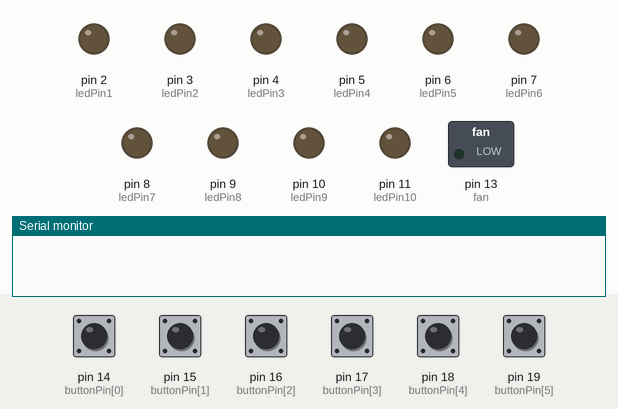
The sketch below on a simulated Arduino Uno, built with avr-gcc and run on an emulated ATmega328P. On the bench: switched loads named in the sketch (green lamp = pin HIGH), output pins drawn as LEDs (lit = HIGH), the last lines printed to the serial monitor. The inputs (shaded band) are chosen by the test bench; at power-on: pin 14 (buttonPin[0]), pin 15 (buttonPin[1]), pin 16 (buttonPin[2]), pin 17 (buttonPin[3]), pin 18 (buttonPin[4]), pin 19 (buttonPin[5]) LOW.

Above: at 1.2 s.
1.3 s: pin 19 (buttonPin[5]) pulled HIGH for 0.15 s
At 1.8 s:
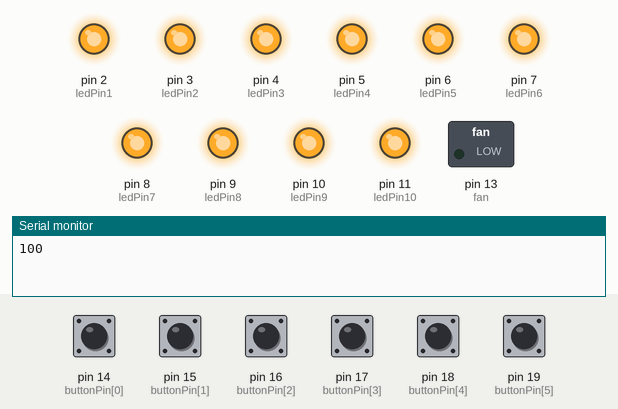
At 11.7 s:
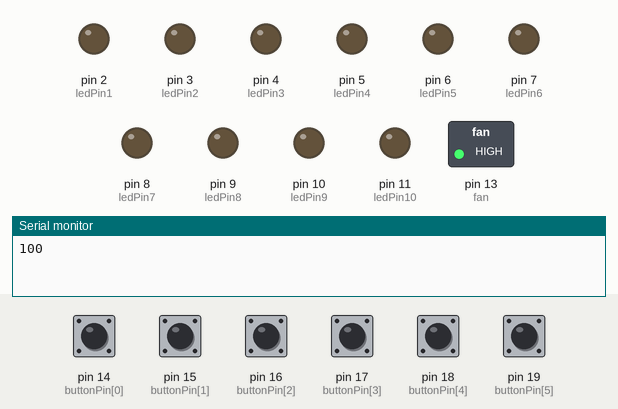
Timing chart, 0 to 27.6 s (numbered marks = the images above; inputs shaded):
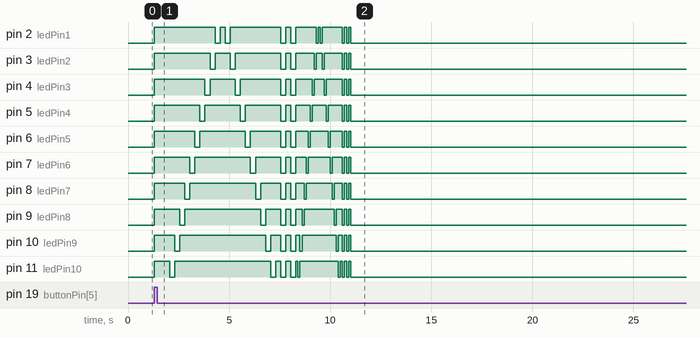

Measured:
- after the input at 1.3 s, pin 2 (ledPin1): LOW → HIGH at once, → LOW 3.0 s later, → HIGH 0.25 s later, → LOW 0.25 s later, … (18 changes in this stretch); pin 3 (ledPin2): LOW → HIGH at once, → LOW 2.8 s later, → HIGH 0.25 s later, → LOW 0.75 s later, … (18 changes in this stretch)

The sketch:

skee_ball.ino
```cpp
#define BUTTON_NUM 6
#define MAX_SCORE 100

//functions for winner lights
void winnerLights();
void moveDown(int,int);
void moveUp(int,int);
void flashLED(int,int);
void turnOff();

//score points per button
const int scorePoints[BUTTON_NUM]={10,20,30,40,50,100};

//count of the score
int count=0;

// set pin numbers:
const int buttonPin[BUTTON_NUM]={14,15,16,17,18,19};

// the current reading from the input pin
int buttonState[BUTTON_NUM]={HIGH,HIGH,HIGH,HIGH,HIGH,HIGH};

// the previous reading from the input pin
int lastButtonState[BUTTON_NUM]={LOW,LOW,LOW,LOW,LOW,LOW};

//LED Pins and their respective numbers
const int ledPin1=2;
const int ledPin2 = 3;
const int ledPin3=4;
const int ledPin4=5;
const int ledPin5=6;
const int ledPin6=7;
const int ledPin7=8;
const int ledPin8=9;
const int ledPin9=10;
const int ledPin10=11;
const int fan=13;
const int fantime=15000;
// Variables will change:
//int ledState = HIGH;         // the current state of the output pin


// the following variables are unsigned long's because the time, measured in miliseconds,
// will quickly become a bigger number than can be stored in an int.
unsigned long lastDebounceTime = 0;  // the last time the output pin was toggled
unsigned long debounceDelay = 5;    // the debounce time; increase if the output flickers

void setup() {
  for (int i=0; i<BUTTON_NUM;i++)
  {
    pinMode(buttonPin[i],INPUT);
    }

  pinMode(ledPin1, OUTPUT);
  pinMode(ledPin2,OUTPUT);
  pinMode(ledPin3,OUTPUT);
  pinMode(ledPin4,OUTPUT);
pinMode(ledPin5,OUTPUT);
pinMode(ledPin6,OUTPUT);
pinMode(ledPin7,OUTPUT);
pinMode(ledPin8,OUTPUT);
pinMode(ledPin9,OUTPUT);
pinMode(ledPin10,OUTPUT);
 pinMode(fan,OUTPUT);
 Serial.begin(9600);
  // set initial LED state
  //digitalWrite(ledPin1, ledState);

}

void loop() {
  int reading[BUTTON_NUM];
  for (int i=0;i<BUTTON_NUM;i++)
  {
    reading[i]=digitalRead(buttonPin[i]);
    if(reading[i] !=lastButtonState[i])
    {
      lastDebounceTime=millis();
      }
    }

  if ((millis() - lastDebounceTime) > debounceDelay)
  {
for (int i=0;i<BUTTON_NUM;i++)
{
  if(reading[i]!=buttonState[i])
  {
    buttonState[i]=reading[i];
    if(buttonState[i]==HIGH)
    {
      count+=scorePoints[i];
      Serial.println(count);
      if (count>=MAX_SCORE)
      {
        digitalWrite(ledPin1,HIGH);
        digitalWrite(ledPin2,HIGH);
        digitalWrite(ledPin3,HIGH);
        digitalWrite(ledPin4,HIGH);
        digitalWrite(ledPin5,HIGH);
        digitalWrite(ledPin6,HIGH);
        digitalWrite(ledPin7,HIGH);
        digitalWrite(ledPin8,HIGH);
        digitalWrite(ledPin9,HIGH);
        digitalWrite(ledPin10,HIGH);
        delay(500);
        winnerLights();
        //implemented fan turning on for 10 seconds
        digitalWrite(fan,HIGH);
        delay(fantime);
        digitalWrite(fan,LOW);
        count=0;
        turnOff();
        }
        else if(count>=90)
        {
          digitalWrite(ledPin1,HIGH);
        digitalWrite(ledPin2,HIGH);
        digitalWrite(ledPin3,HIGH);
        digitalWrite(ledPin4,HIGH);
        digitalWrite(ledPin5,HIGH);
        digitalWrite(ledPin6,HIGH);
        digitalWrite(ledPin7,HIGH);
        digitalWrite(ledPin8,HIGH);
        digitalWrite(ledPin9,HIGH);
        //digitalWrite(ledPen10,HIGH);
          }
          else if(count>=80)
          {digitalWrite(ledPin1,HIGH);
        digitalWrite(ledPin2,HIGH);
        digitalWrite(ledPin3,HIGH);
        digitalWrite(ledPin4,HIGH);
        digitalWrite(ledPin5,HIGH);
        digitalWrite(ledPin6,HIGH);
        digitalWrite(ledPin7,HIGH);
        digitalWrite(ledPin8,HIGH);
        //digitalWrite(ledPen9,HIGH);
        //digitalWrite(ledPen10,HIGH);
            }
            else if(count>=70)
          {digitalWrite(ledPin1,HIGH);
        digitalWrite(ledPin2,HIGH);
        digitalWrite(ledPin3,HIGH);
        digitalWrite(ledPin4,HIGH);
        digitalWrite(ledPin5,HIGH);
        digitalWrite(ledPin6,HIGH);
        digitalWrite(ledPin7,HIGH);
        //digitalWrite(ledPen8,HIGH);
        //digitalWrite(ledPen9,HIGH);
        //digitalWrite(ledPen10,HIGH);
            }
            else if(count>=60)
          {digitalWrite(ledPin1,HIGH);
        digitalWrite(ledPin2,HIGH);
        digitalWrite(ledPin3,HIGH);
        digitalWrite(ledPin4,HIGH);
        digitalWrite(ledPin5,HIGH);
        digitalWrite(ledPin6,HIGH);
        //digitalWrite(ledPen7,HIGH);
        //digitalWrite(ledPen8,HIGH);
        //digitalWrite(ledPen9,HIGH);
        //digitalWrite(ledPen10,HIGH);
            }
            else if(count>=50)
          {digitalWrite(ledPin1,HIGH);
        digitalWrite(ledPin2,HIGH);
        digitalWrite(ledPin3,HIGH);
        digitalWrite(ledPin4,HIGH);
        digitalWrite(ledPin5,HIGH);
        //digitalWrite(ledPen6,HIGH);
        //digitalWrite(ledPen7,HIGH);
        //digitalWrite(ledPen8,HIGH);
        //digitalWrite(ledPen9,HIGH);
        //digitalWrite(ledPen10,HIGH);
            }
            else if(count>=40)
          {digitalWrite(ledPin1,HIGH);
        digitalWrite(ledPin2,HIGH);
        digitalWrite(ledPin3,HIGH);
        digitalWrite(ledPin4,HIGH);
        //digitalWrite(ledPen5,HIGH);
        //digitalWrite(ledPen6,HIGH);
        //digitalWrite(ledPen7,HIGH);
        //digitalWrite(ledPen8,HIGH);
        //digitalWrite(ledPen9,HIGH);
        //digitalWrite(ledPen10,HIGH);
            }
            else if(count>=30)
          {digitalWrite(ledPin1,HIGH);
        digitalWrite(ledPin2,HIGH);
        digitalWrite(ledPin3,HIGH);
        //digitalWrite(ledPen4,HIGH);
        //digitalWrite(ledPen5,HIGH);
        //digitalWrite(ledPen6,HIGH);
        //digitalWrite(ledPen7,HIGH);
        //digitalWrite(ledPen8,HIGH);
        //digitalWrite(ledPen9,HIGH);
        //digitalWrite(ledPen10,HIGH);
            }
            else if(count>=20)
          {digitalWrite(ledPin1,HIGH);
        digitalWrite(ledPin2,HIGH);
        //digitalWrite(ledPen3,HIGH);
        //digitalWrite(ledPen4,HIGH);
        //digitalWrite(ledPen5,HIGH);
        //digitalWrite(ledPen6,HIGH);
        //digitalWrite(ledPen7,HIGH);
        //digitalWrite(ledPen8,HIGH);
        //digitalWrite(ledPen9,HIGH);
        //digitalWrite(ledPen10,HIGH);
            }
            else if(count>=10)
          {digitalWrite(ledPin1,HIGH);
        //digitalWrite(ledPen2,HIGH);
        //digitalWrite(ledPen3,HIGH);
        //digitalWrite(ledPen4,HIGH);
        //digitalWrite(ledPen5,HIGH);
        //digitalWrite(ledPen6,HIGH);
        //digitalWrite(ledPen7,HIGH);
        //digitalWrite(ledPen8,HIGH);
        //digitalWrite(ledPen9,HIGH);
        //digitalWrite(ledPen10,HIGH);
            }
      }
   /*
    if (count>=(MAX_SCORE+10))
    {
      count=0;
        digitalWrite(ledPin1,LOW);
        digitalWrite(ledPin2,LOW);
        digitalWrite(ledPin3,LOW);
        digitalWrite(ledPin4,LOW);
        digitalWrite(ledPin5,LOW);
        digitalWrite(ledPin6,LOW);
        digitalWrite(ledPin7,LOW);
        digitalWrite(ledPin8,LOW);
        digitalWrite(ledPin9,LOW);
        digitalWrite(ledPin10,LOW);
      }
      */
    }
  }

  }

  // set the LED:
  //digitalWrite(ledPin1, ledState);
for (int i=0;i<BUTTON_NUM;i++)
{
  lastButtonState[i]=reading[i];
  }

}//end of void loop

void winnerLights()
{
  moveDown(250,1);
  moveUp(250,1);
  flashLED(250,2);
  moveDown(100,1);
  moveUp(100,1);
  flashLED(100,3);


  }//end of winnerLights function definition
void moveUp(int delayTime,int moveUp)
 {
  for(int i=0;i<moveUp;i++)
  {
        digitalWrite(ledPin1,HIGH);
        digitalWrite(ledPin2,HIGH);
        digitalWrite(ledPin3,HIGH);
        digitalWrite(ledPin4,HIGH);
        digitalWrite(ledPin5,HIGH);
        digitalWrite(ledPin6,HIGH);
        digitalWrite(ledPin7,HIGH);
        digitalWrite(ledPin8,HIGH);
        digitalWrite(ledPin9,HIGH);
        digitalWrite(ledPin10,HIGH);
        delay(delayTime);
        digitalWrite(ledPin1,LOW);
        digitalWrite(ledPin2,HIGH);
        digitalWrite(ledPin3,HIGH);
        digitalWrite(ledPin4,HIGH);
        digitalWrite(ledPin5,HIGH);
        digitalWrite(ledPin6,HIGH);
        digitalWrite(ledPin7,HIGH);
        digitalWrite(ledPin8,HIGH);
        digitalWrite(ledPin9,HIGH);
        digitalWrite(ledPin10,HIGH);
        delay(delayTime);
        digitalWrite(ledPin1,HIGH);
        digitalWrite(ledPin2,LOW);
        digitalWrite(ledPin3,HIGH);
        digitalWrite(ledPin4,HIGH);
        digitalWrite(ledPin5,HIGH);
        digitalWrite(ledPin6,HIGH);
        digitalWrite(ledPin7,HIGH);
        digitalWrite(ledPin8,HIGH);
        digitalWrite(ledPin9,HIGH);
        digitalWrite(ledPin10,HIGH);
        delay(delayTime);
        digitalWrite(ledPin1,HIGH);
        digitalWrite(ledPin2,HIGH);
        digitalWrite(ledPin3,LOW);
        digitalWrite(ledPin4,HIGH);
        digitalWrite(ledPin5,HIGH);
        digitalWrite(ledPin6,HIGH);
        digitalWrite(ledPin7,HIGH);
        digitalWrite(ledPin8,HIGH);
        digitalWrite(ledPin9,HIGH);
        digitalWrite(ledPin10,HIGH);
        delay(delayTime);
        digitalWrite(ledPin1,HIGH);
        digitalWrite(ledPin2,HIGH);
        digitalWrite(ledPin3,HIGH);
        digitalWrite(ledPin4,LOW);
        digitalWrite(ledPin5,HIGH);
        digitalWrite(ledPin6,HIGH);
        digitalWrite(ledPin7,HIGH);
        digitalWrite(ledPin8,HIGH);
        digitalWrite(ledPin9,HIGH);
        digitalWrite(ledPin10,HIGH);
        delay(delayTime);
        digitalWrite(ledPin1,HIGH);
        digitalWrite(ledPin2,HIGH);
        digitalWrite(ledPin3,HIGH);
        digitalWrite(ledPin4,HIGH);
        digitalWrite(ledPin5,LOW);
        digitalWrite(ledPin6,HIGH);
        digitalWrite(ledPin7,HIGH);
        digitalWrite(ledPin8,HIGH);
        digitalWrite(ledPin9,HIGH);
        digitalWrite(ledPin10,HIGH);
        delay(delayTime);
        digitalWrite(ledPin1,HIGH);
        digitalWrite(ledPin2,HIGH);
        digitalWrite(ledPin3,HIGH);
        digitalWrite(ledPin4,HIGH);
        digitalWrite(ledPin5,HIGH);
        digitalWrite(ledPin6,LOW);
        digitalWrite(ledPin7,HIGH);
        digitalWrite(ledPin8,HIGH);
        digitalWrite(ledPin9,HIGH);
        digitalWrite(ledPin10,HIGH);
        delay(delayTime);
        digitalWrite(ledPin1,HIGH);
        digitalWrite(ledPin2,HIGH);
        digitalWrite(ledPin3,HIGH);
        digitalWrite(ledPin4,HIGH);
        digitalWrite(ledPin5,HIGH);
        digitalWrite(ledPin6,HIGH);
        digitalWrite(ledPin7,LOW);
        digitalWrite(ledPin8,HIGH);
        digitalWrite(ledPin9,HIGH);
        digitalWrite(ledPin10,HIGH);
        delay(delayTime);
        digitalWrite(ledPin1,HIGH);
        digitalWrite(ledPin2,HIGH);
        digitalWrite(ledPin3,HIGH);
        digitalWrite(ledPin4,HIGH);
        digitalWrite(ledPin5,HIGH);
        digitalWrite(ledPin6,HIGH);
        digitalWrite(ledPin7,HIGH);
        digitalWrite(ledPin8,LOW);
        digitalWrite(ledPin9,HIGH);
        digitalWrite(ledPin10,HIGH);
        delay(delayTime);
        digitalWrite(ledPin1,HIGH);
        digitalWrite(ledPin2,HIGH);
        digitalWrite(ledPin3,HIGH);
        digitalWrite(ledPin4,HIGH);
        digitalWrite(ledPin5,HIGH);
        digitalWrite(ledPin6,HIGH);
        digitalWrite(ledPin7,HIGH);
        digitalWrite(ledPin8,HIGH);
        digitalWrite(ledPin9,LOW);
        digitalWrite(ledPin10,HIGH);
        delay(delayTime);
        digitalWrite(ledPin1,HIGH);
        digitalWrite(ledPin2,HIGH);
        digitalWrite(ledPin3,HIGH);
        digitalWrite(ledPin4,HIGH);
        digitalWrite(ledPin5,HIGH);
        digitalWrite(ledPin6,HIGH);
        digitalWrite(ledPin7,HIGH);
        digitalWrite(ledPin8,HIGH);
        digitalWrite(ledPin9,HIGH);
        digitalWrite(ledPin10,LOW);
        delay(delayTime);
  }//end of move up for loop
  }//end of move up function
 void moveDown(int delayTime,int moveDown)
 {
  for(int i=0;i<moveDown;i++)
  {
        digitalWrite(ledPin1,HIGH);
        digitalWrite(ledPin2,HIGH);
        digitalWrite(ledPin3,HIGH);
        digitalWrite(ledPin4,HIGH);
        digitalWrite(ledPin5,HIGH);
        digitalWrite(ledPin6,HIGH);
        digitalWrite(ledPin7,HIGH);
        digitalWrite(ledPin8,HIGH);
        digitalWrite(ledPin9,HIGH);
        digitalWrite(ledPin10,HIGH);
        delay(delayTime);
        digitalWrite(ledPin1,HIGH);
        digitalWrite(ledPin2,HIGH);
        digitalWrite(ledPin3,HIGH);
        digitalWrite(ledPin4,HIGH);
        digitalWrite(ledPin5,HIGH);
        digitalWrite(ledPin6,HIGH);
        digitalWrite(ledPin7,HIGH);
        digitalWrite(ledPin8,HIGH);
        digitalWrite(ledPin9,HIGH);
        digitalWrite(ledPin10,LOW);
        delay(delayTime);
        digitalWrite(ledPin1,HIGH);
        digitalWrite(ledPin2,HIGH);
        digitalWrite(ledPin3,HIGH);
        digitalWrite(ledPin4,HIGH);
        digitalWrite(ledPin5,HIGH);
        digitalWrite(ledPin6,HIGH);
        digitalWrite(ledPin7,HIGH);
        digitalWrite(ledPin8,HIGH);
        digitalWrite(ledPin9,LOW);
        digitalWrite(ledPin10,HIGH);
        delay(delayTime);
        digitalWrite(ledPin1,HIGH);
        digitalWrite(ledPin2,HIGH);
        digitalWrite(ledPin3,HIGH);
        digitalWrite(ledPin4,HIGH);
        digitalWrite(ledPin5,HIGH);
        digitalWrite(ledPin6,HIGH);
        digitalWrite(ledPin7,HIGH);
        digitalWrite(ledPin8,LOW);
        digitalWrite(ledPin9,HIGH);
        digitalWrite(ledPin10,HIGH);
        delay(delayTime);
        digitalWrite(ledPin1,HIGH);
        digitalWrite(ledPin2,HIGH);
        digitalWrite(ledPin3,HIGH);
        digitalWrite(ledPin4,HIGH);
        digitalWrite(ledPin5,HIGH);
        digitalWrite(ledPin6,HIGH);
        digitalWrite(ledPin7,LOW);
        digitalWrite(ledPin8,HIGH);
        digitalWrite(ledPin9,HIGH);
        digitalWrite(ledPin10,HIGH);
        delay(delayTime);
        digitalWrite(ledPin1,HIGH);
        digitalWrite(ledPin2,HIGH);
        digitalWrite(ledPin3,HIGH);
        digitalWrite(ledPin4,HIGH);
        digitalWrite(ledPin5,HIGH);
        digitalWrite(ledPin6,LOW);
        digitalWrite(ledPin7,HIGH);
        digitalWrite(ledPin8,HIGH);
        digitalWrite(ledPin9,HIGH);
        digitalWrite(ledPin10,HIGH);
        delay(delayTime);
        digitalWrite(ledPin1,HIGH);
        digitalWrite(ledPin2,HIGH);
        digitalWrite(ledPin3,HIGH);
        digitalWrite(ledPin4,HIGH);
        digitalWrite(ledPin5,LOW);
        digitalWrite(ledPin6,HIGH);
        digitalWrite(ledPin7,HIGH);
        digitalWrite(ledPin8,HIGH);
        digitalWrite(ledPin9,HIGH);
        digitalWrite(ledPin10,HIGH);
        delay(delayTime);
        digitalWrite(ledPin1,HIGH);
        digitalWrite(ledPin2,HIGH);
        digitalWrite(ledPin3,HIGH);
        digitalWrite(ledPin4,LOW);
        digitalWrite(ledPin5,HIGH);
        digitalWrite(ledPin6,HIGH);
        digitalWrite(ledPin7,HIGH);
        digitalWrite(ledPin8,HIGH);
        digitalWrite(ledPin9,HIGH);
        digitalWrite(ledPin10,HIGH);
        delay(delayTime);
        digitalWrite(ledPin1,HIGH);
        digitalWrite(ledPin2,HIGH);
        digitalWrite(ledPin3,LOW);
        digitalWrite(ledPin4,HIGH);
        digitalWrite(ledPin5,HIGH);
        digitalWrite(ledPin6,HIGH);
        digitalWrite(ledPin7,HIGH);
        digitalWrite(ledPin8,HIGH);
        digitalWrite(ledPin9,HIGH);
        digitalWrite(ledPin10,HIGH);
        delay(delayTime);
        digitalWrite(ledPin1,HIGH);
        digitalWrite(ledPin2,LOW);
        digitalWrite(ledPin3,HIGH);
        digitalWrite(ledPin4,HIGH);
        digitalWrite(ledPin5,HIGH);
        digitalWrite(ledPin6,HIGH);
        digitalWrite(ledPin7,HIGH);
        digitalWrite(ledPin8,HIGH);
        digitalWrite(ledPin9,HIGH);
        digitalWrite(ledPin10,HIGH);
        delay(delayTime);
        digitalWrite(ledPin1,LOW);
        digitalWrite(ledPin2,HIGH);
        digitalWrite(ledPin3,HIGH);
        digitalWrite(ledPin4,HIGH);
        digitalWrite(ledPin5,HIGH);
        digitalWrite(ledPin6,HIGH);
        digitalWrite(ledPin7,HIGH);
        digitalWrite(ledPin8,HIGH);
        digitalWrite(ledPin9,HIGH);
        digitalWrite(ledPin10,HIGH);
        delay(delayTime);
  }//end of move down for loop
  }//end of move down function
 void flashLED(int delayTime,int flashTimes)
 {
  for (int i=0; i<flashTimes;i++)
  {
        digitalWrite(ledPin1,HIGH);
        digitalWrite(ledPin2,HIGH);
        digitalWrite(ledPin3,HIGH);
        digitalWrite(ledPin4,HIGH);
        digitalWrite(ledPin5,HIGH);
        digitalWrite(ledPin6,HIGH);
        digitalWrite(ledPin7,HIGH);
        digitalWrite(ledPin8,HIGH);
        digitalWrite(ledPin9,HIGH);
        digitalWrite(ledPin10,HIGH);
        delay(delayTime);
        digitalWrite(ledPin1,LOW);
        digitalWrite(ledPin2,LOW);
        digitalWrite(ledPin3,LOW);
        digitalWrite(ledPin4,LOW);
        digitalWrite(ledPin5,LOW);
        digitalWrite(ledPin6,LOW);
        digitalWrite(ledPin7,LOW);
        digitalWrite(ledPin8,LOW);
        digitalWrite(ledPin9,LOW);
        digitalWrite(ledPin10,LOW);
        delay(delayTime);
    }//end of flash lights for loop
  }//end of flashLED function

 void turnOff()
 {
        digitalWrite(ledPin1,LOW);
        digitalWrite(ledPin2,LOW);
        digitalWrite(ledPin3,LOW);
        digitalWrite(ledPin4,LOW);
        digitalWrite(ledPin5,LOW);
        digitalWrite(ledPin6,LOW);
        digitalWrite(ledPin7,LOW);
        digitalWrite(ledPin8,LOW);
        digitalWrite(ledPin9,LOW);
        digitalWrite(ledPin10,LOW);

  }
```
